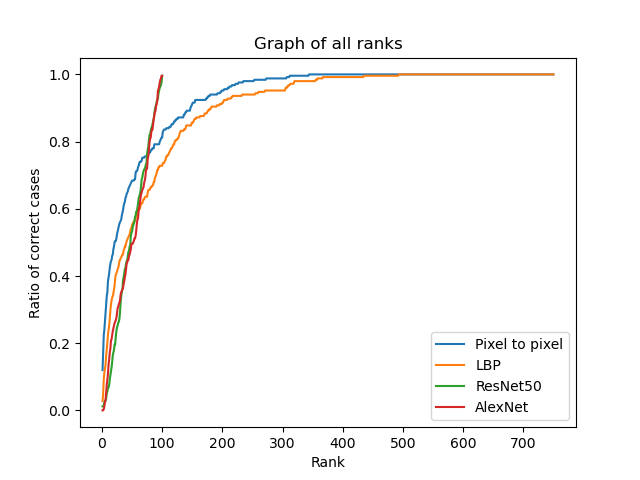
#> input picture Ranks.png, 640 x 480 px
$ python extractor.py ../../Ranks.png
#> lines starting #> are read from the running program, lines starting #| are printed output that depends on the picture
#> further down, img is the input picture: shape (480, 640, 3); mean B, G, R 248.6, 249.1, 249.6
import cv2, sys
from skimage import feature
import numpy as np

class LBP:
	def __init__(self, num_points=8, radius=2, eps=1e-6, resize=100):
		self.num_points = num_points * radius
		self.radius = radius
		self.eps = eps
		self.resize=resize

	def extract(self, img):
		img = cv2.cvtColor(img, cv2.COLOR_BGR2GRAY)
#> img: shape (480, 640)
		img = cv2.resize(img, (self.resize, self.resize))
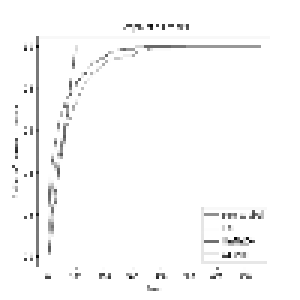
#> img: shape (100, 100) (shown 3 times larger); min 4, max 255, mean 249.5

		lbp = feature.local_binary_pattern(img, self.num_points, self.radius, method="uniform")
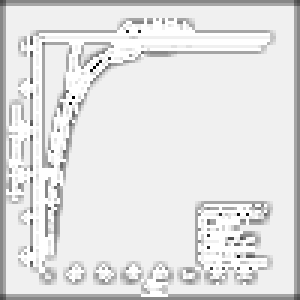
#> lbp: shape (100, 100) float64 (shown 3 times larger); min 0, max 17, mean 15.1; drawn with min black and max white

		n_bins = int(lbp.max() + 1)
#> n_bins = 18
		hist, _ = np.histogram(lbp, density=True, bins=n_bins, range=(0, n_bins))
#> hist = 18 values, max 0.654 at index 16, min 0.0002 at index 0, mean 0.0556

		# TODO

		return hist

if __name__ == '__main__':
	fname = sys.argv[1]
	img = cv2.imread(fname)
	extractor = LBP()
	features = extractor.extract(img)
#> features has the same summary as hist in extract
	print(features)
#| [2.000e-04 7.000e-04 2.000e-04 4.000e-04 2.000e-04 7.000e-04 2.400e-03
#|  3.900e-03 1.500e-03 4.810e-02 6.200e-03 7.970e-02 1.380e-02 1.280e-02
#|  2.140e-02 2.110e-02 6.541e-01 1.326e-01]

$ run again, on alexnet_val.png
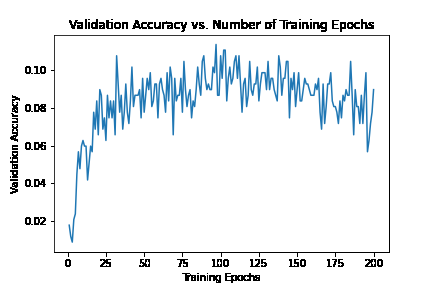
#> input picture alexnet_val.png, 432 x 288 px
#> img is the input picture: shape (288, 432, 3); mean B, G, R 242.9, 240.4, 236.8
#> in extract, `img = cv2.resize(img, (self.resize, self.resize))`:
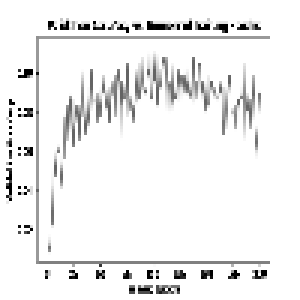
#> img: shape (100, 100) (shown 3 times larger); min 0, max 255, mean 239.4
#> in extract, `lbp = feature.local_binary_pattern(img, self.num_points, self.radius, ..`:
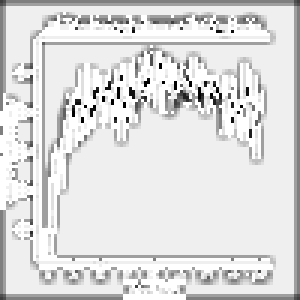
#> lbp: shape (100, 100) float64 (shown 3 times larger); min 1, max 17, mean 14.92; drawn with min black and max white
#> n_bins = 18
#> hist = 18 values, max 0.553 at index 16, min 0 at index 0, mean 0.0556
#> features has the same summary as hist in extract
#| [0.     0.0035 0.004  0.002  0.001  0.0024 0.0036 0.0063 0.0036 0.0468
#|  0.0077 0.0856 0.0138 0.017  0.0223 0.0316 0.5526 0.1962]

$ run again, on alexnet_val_equalization.png
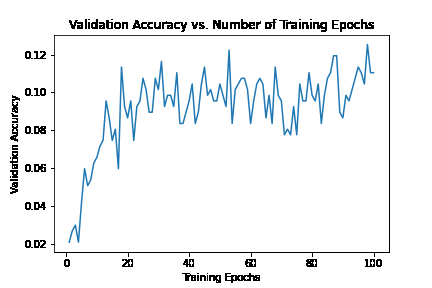
#> input picture alexnet_val_equalization.png, 432 x 288 px
#> img is the input picture: shape (288, 432, 3); mean B, G, R 244.5, 243.1, 241
#> in extract, `img = cv2.resize(img, (self.resize, self.resize))`:
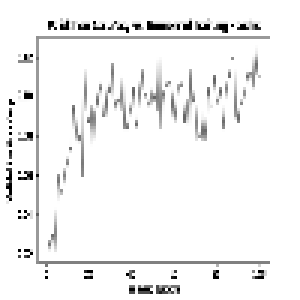
#> img: shape (100, 100) (shown 3 times larger); min 0, max 255, mean 242.7
#> in extract, `lbp = feature.local_binary_pattern(img, self.num_points, self.radius, ..`:
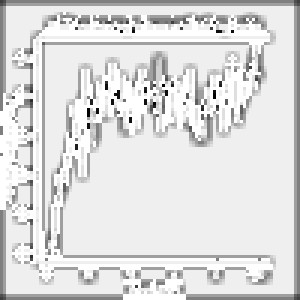
#> lbp: shape (100, 100) float64 (shown 3 times larger); min 1, max 17, mean 14.95; drawn with min black and max white
#> n_bins = 18
#> hist = 18 values, max 0.565 at index 16, min 0 at index 0, mean 0.0556
#> features has the same summary as hist in extract
#| [0.     0.0007 0.0025 0.0009 0.0009 0.0017 0.0029 0.0059 0.0027 0.0509
#|  0.0092 0.0916 0.0152 0.0151 0.022  0.0277 0.5645 0.1856]

$ run again, on alexnet_val_sharpening.png
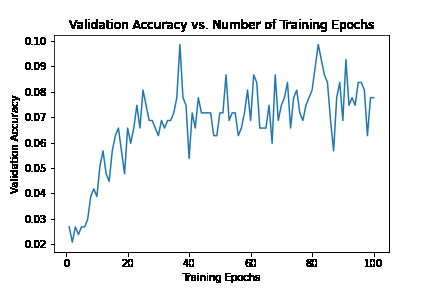
#> input picture alexnet_val_sharpening.png, 432 x 288 px
#> img is the input picture: shape (288, 432, 3); mean B, G, R 243.9, 242.5, 240.4
#> in extract, `img = cv2.resize(img, (self.resize, self.resize))`:
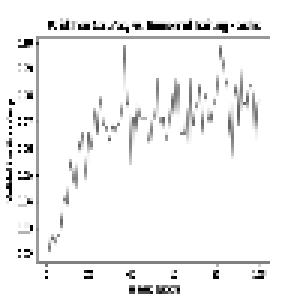
#> img: shape (100, 100) (shown 3 times larger); min 0, max 255, mean 242.4
#> in extract, `lbp = feature.local_binary_pattern(img, self.num_points, self.radius, ..`:
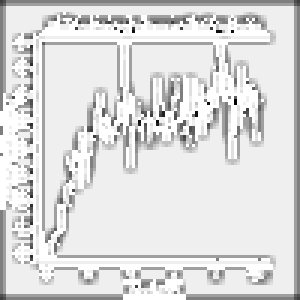
#> lbp: shape (100, 100) float64 (shown 3 times larger); min 1, max 17, mean 14.9; drawn with min black and max white
#> n_bins = 18
#> hist = 18 values, max 0.551 at index 16, min 0 at index 0, mean 0.0556
#> features has the same summary as hist in extract
#| [0.000e+00 2.000e-04 1.000e-03 4.000e-04 1.000e-03 2.000e-03 4.600e-03
#|  7.800e-03 4.200e-03 5.250e-02 1.180e-02 9.110e-02 1.650e-02 1.470e-02
#|  2.460e-02 2.980e-02 5.513e-01 1.865e-01]
